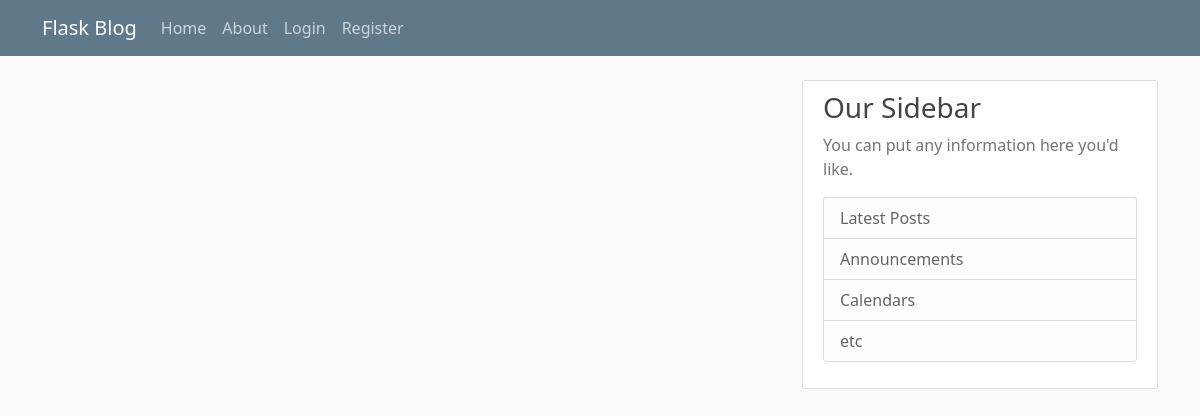
The app's page /home, older data.
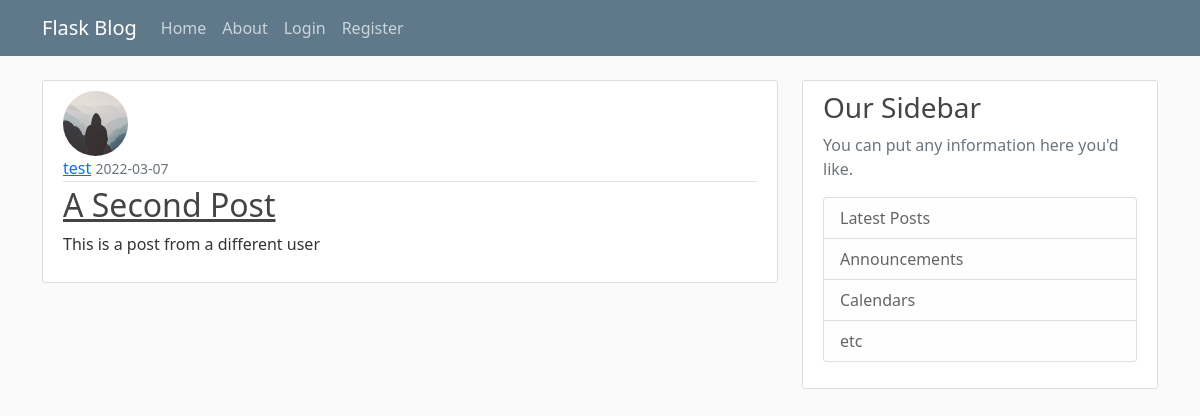
The same page, newer data.
### flaskblog/models.py (models this page shows, shortened)
class Post(db.Model, UserMixin):
    id = db.Column(db.Integer, primary_key=True)
    title = db.Column(db.String(100), nullable=False)
    date_posted = db.Column(db.DateTime, nullable=False, default=datetime.utcnow)
    content = db.Column(db.Text, nullable=False)
    user_id = db.Column(db.Integer, db.ForeignKey('user.id'), nullable=False)

class User(db.Model, UserMixin):
    id = db.Column(db.Integer, primary_key=True)
    username = db.Column(db.String(20), unique=True, nullable=False)
    email = db.Column(db.String(120), unique=True, nullable=False)
    image_file = db.Column(db.String(20), nullable=False, default='default.jpg')
    password = db.Column(db.String(60), nullable=False)
    posts = db.relationship('Post', backref="author", lazy=True)

### flaskblog/routes.py (the view)
@app.route("/")
@app.route("/home")
def home():
    posts= Post.query.all()
    return render_template('home.html', posts=posts)

### flaskblog/templates/home.html
{% extends "layout.html" %}
{% block content %}
    {% for post in posts %}
    <article class="media content-section">
        <div class="media-body">
          <img class="rounded-circle article-img"
               src="{{ url_for('static',
                    filename='profile_pics/' + post.author.image_file) }}">
          <div class="article-metadata">
            <a class="mr-2" href="#">{{ post.author.username }}</a>
            <small class="text-muted">{{ post.date_posted.strftime('%Y-%m-%d') }}</small>
          </div>
          <h2><a class="article-title"
                 href="{{ url_for('post', post_id=post.id)}}">{{ post.title }}</a></h2>
          <p class="article-content">{{ post.content }}</p>
        </div>
    </article>
    {% endfor %}
{% endblock content %}

Row changes from the older to the newer data that the page shows:
added Post: image_file (placeholder picture), author.username "test", date_posted "2022-03-07", title "A Second Post", content "This is a post from a different user"
